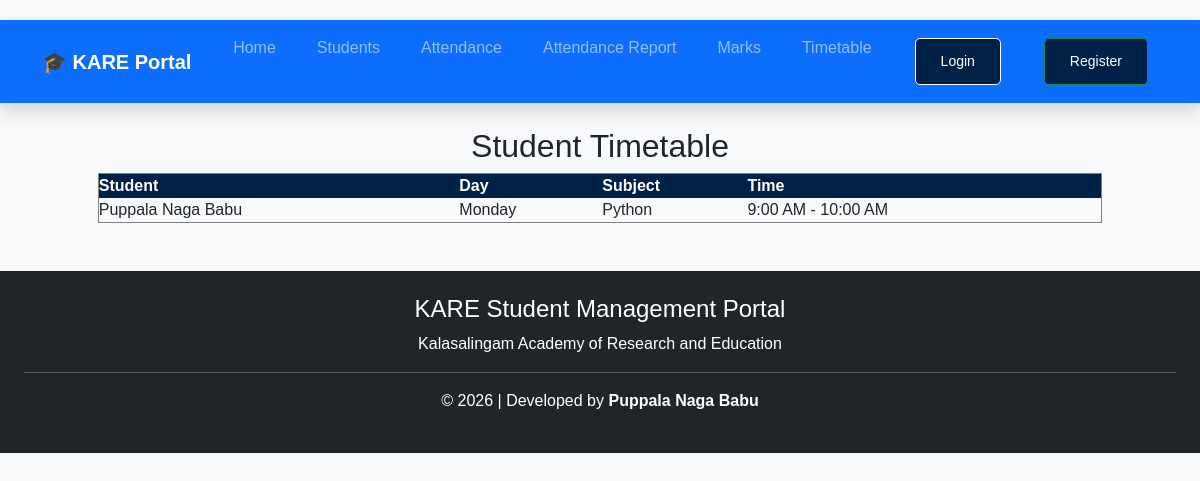
Screenshot of /students/timetable/ with the database file from the repository.
### KARE/students/models.py (models this page shows, shortened)
class Timetable(models.Model):
    student = models.ForeignKey(
        Student,
        on_delete=models.CASCADE
    )
    day = models.CharField(max_length=20)
    subject = models.CharField(max_length=100)
    time = models.CharField(max_length=50)

class Student(models.Model):
    name = models.CharField(max_length=100)
    roll_number = models.CharField(max_length=20)
    department = models.CharField(max_length=100)
    year = models.IntegerField()
    email = models.EmailField()
    phone = models.CharField(max_length=15)
    photo = models.ImageField(
        upload_to="students/",
        blank=True,
        null=True
    )

### KARE/students/views.py (the view)
# urls.py: path("timetable/", views.timetable_list, name="timetable_list"),
def timetable_list(request):
    timetable = Timetable.objects.all()
    return render(request, "timetable.html", {
        "timetable": timetable
    })

### KARE/templates/timetable.html
{% extends 'base.html' %}
{% block content %}
<h2 style="text-align:center;">Student Timetable</h2>
<table border="1"
       cellpadding="10"
       cellspacing="0"
       style="width:90%;margin:auto;">
<tr style="background:#002147;color:white;">
<th>Student</th>
<th>Day</th>
<th>Subject</th>
<th>Time</th>
</tr>
{% for item in timetable %}
<tr>
<td>{{ item.student.name }}</td>
<td>{{ item.day }}</td>
<td>{{ item.subject }}</td>
<td>{{ item.time }}</td>
</tr>
{% empty %}
<tr>
<td colspan="4" style="text-align:center;">
No Timetable Available
</td>
</tr>
{% endfor %}
</table>
{% endblock %}

### KARE/static/css/style.css (style rules this page uses)
* { margin:0; padding:0; box-sizing:border-box; }
body { font-family:Arial, sans-serif; background:#f4f4f4; }

### rows the page displays
Timetable: student.name "Puppala Naga Babu", day "Monday", subject "Python", time "9:00 AM - 10:00 AM"
